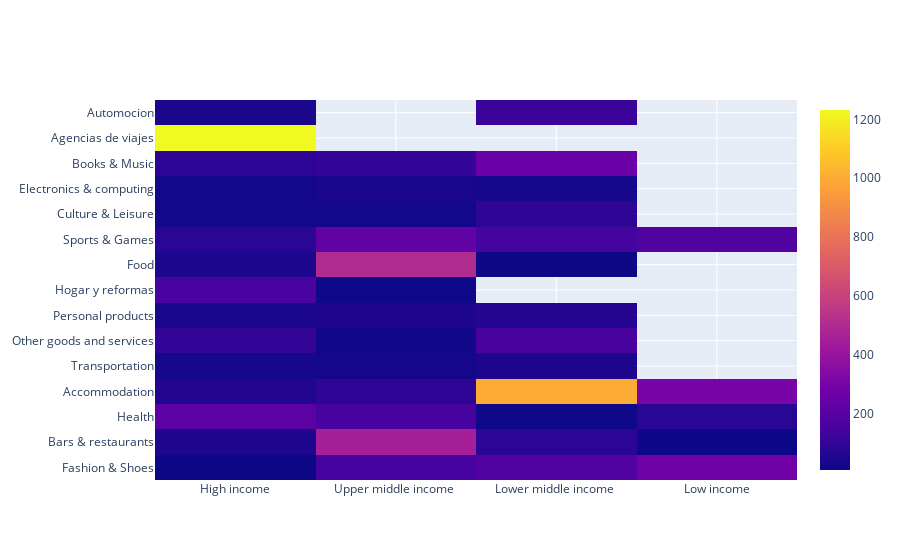

Source (notebook cell):
### Code cell
import plotly.graph_objects as go

fig = go.Figure(data=go.Heatmap(
                   z= df["amount"],
                   x=df['Income_classification'],
                   y=df["category"],
                   hoverongaps = False))
fig.show()

### Figure 1 — Plotly figure (JSON) as saved in the notebook; plotly's stock layout.template omitted (floating-point values rounded to 4 significant figures; data arrays with more than 128 entries replaced by an {"elided": "..."} marker saying what was removed)
{"data": [{"hoverongaps": false, "type": "heatmap", "x": {"elided": "10793 str values"}, "y": {"elided": "10793 str values"}, "z": {"elided": "10793 float values"}}], "layout": {}}
